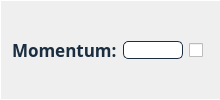
                                <widget class="QFrame" name="frame_nr_iterations_10">
                                 <property name="styleSheet">
                                  <string notr="true">border-bottom: 0.5px solid #FFFFFF;
border-left: 0.5px solid #FFFFFF;
border-top: 1px solid #FFFFFF;
</string>
                                 </property>
                                 <property name="frameShape">
                                  <enum>QFrame::NoFrame</enum>
                                 </property>
                                 <property name="frameShadow">
                                  <enum>QFrame::Plain</enum>
                                 </property>
                                 <layout class="QHBoxLayout" name="horizontalLayout_116">
                                  <item>
                                   <widget class="QLabel" name="label_nr_iterations_10">
                                    <property name="sizePolicy">
                                     <sizepolicy hsizetype="Minimum" vsizetype="Preferred">
                                      <horstretch>0</horstretch>
                                      <verstretch>0</verstretch>
                                     </sizepolicy>
                                    </property>
                                    <property name="maximumSize">
                                     <size>
                                      <width>16777215</width>
                                      <height>16777215</height>
                                     </size>
                                    </property>
                                    <property name="font">
                                     <font>
                                      <family>Avenir</family>
                                      <pointsize>13</pointsize>
                                      <weight>75</weight>
                                      <italic>false</italic>
                                      <bold>true</bold>
                                     </font>
                                    </property>
                                    <property name="toolTip">
                                     <string>&lt;html&gt;&lt;head/&gt;&lt;body&gt;&lt;p&gt;&lt;span style=&quot; font-weight:400;&quot;&gt;The weight of each topic.&lt;/span&gt;&lt;/p&gt;&lt;/body&gt;&lt;/html&gt;</string>
                                    </property>
                                    <property name="styleSheet">
                                     <string notr="true">font: 87 13pt &quot;Avenir&quot;;
color:#1A2E40;
font-weight: bold;
border:None;</string>
                                    </property>
                                    <property name="text">
                                     <string>Momentum:</string>
                                    </property>
                                   </widget>
                                  </item>
                                  <item>
                                   <widget class="QLineEdit" name="lineEdit_nr_iterations_10">
                                    <property name="sizePolicy">
                                     <sizepolicy hsizetype="Minimum" vsizetype="Fixed">
                                      <horstretch>0</horstretch>
                                      <verstretch>0</verstretch>
                                     </sizepolicy>
                                    </property>
                                    <property name="minimumSize">
                                     <size>
                                      <width>0</width>
                                      <height>0</height>
                                     </size>
                                    </property>
                                    <property name="maximumSize">
                                     <size>
                                      <width>60</width>
                                      <height>16777215</height>
                                     </size>
                                    </property>
                                    <property name="styleSheet">
                                     <string notr="true">QLineEdit {	
	background-color: #FFFFFF;
	font: 87 italic 12pt &quot;Avenir&quot;;
	border-radius: 5px;
	border: 1px solid #1A2E40;
	color:black;
}</string>
                                    </property>
                                   </widget>
                                  </item>
                                  <item>
                                   <widget class="QCheckBox" name="checkBox_nr_iterations_10">
                                    <property name="sizePolicy">
                                     <sizepolicy hsizetype="Fixed" vsizetype="Fixed">
                                      <horstretch>0</horstretch>
                                      <verstretch>0</verstretch>
                                     </sizepolicy>
                                    </property>
                                    <property name="styleSheet">
                                     <string notr="true">border:0px;</string>
                                    </property>
                                    <property name="text">
                                     <string/>
                                    </property>
                                   </widget>
                                  </item>
                                 </layout>
                                </widget>
